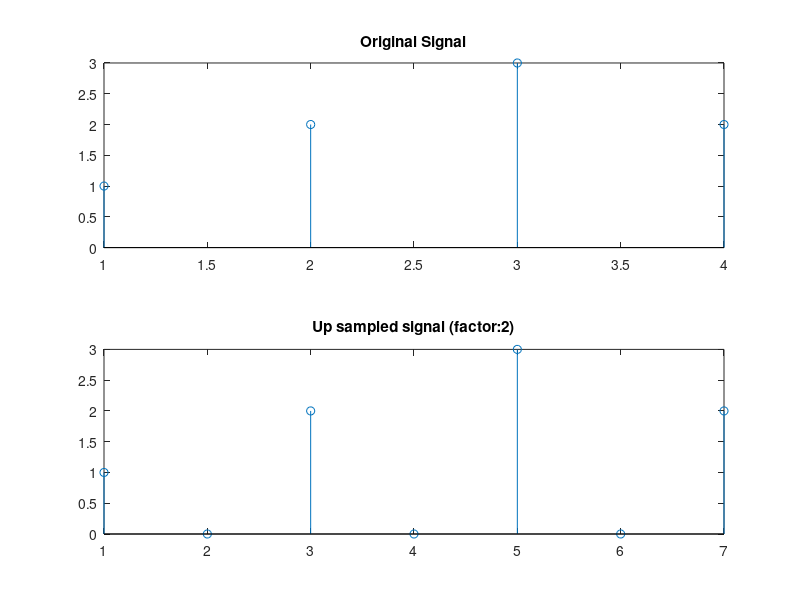

MATLAB code for this plot:
%% Experiment 10

%% Up Sampler
% Insert L - 1 number of zeros in in the signal
clear all;clc;
raw = [1 2 3 2];
L = 2;
len = length(raw);

new_len = ((len-1)*(L-1))+len;

data = zeros(1,new_len);

for i=0:new_len-1
    if ((mod(i,L)==0))
        data(i+1) = raw((i/L)+1);
    end
end


subplot(211),stem(raw),title('Original Signal');
subplot(212),stem(data),title('Up sampled signal (factor:2)');

%% Conclusion
% Input signal successfully up-sampled by a factor of 2